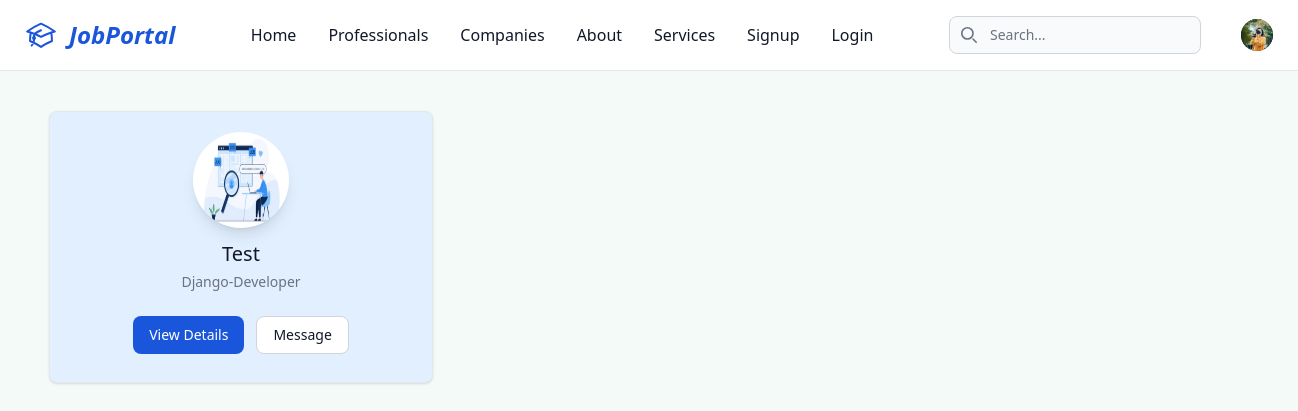
/professionals/, run on an earlier commit of the app's database.
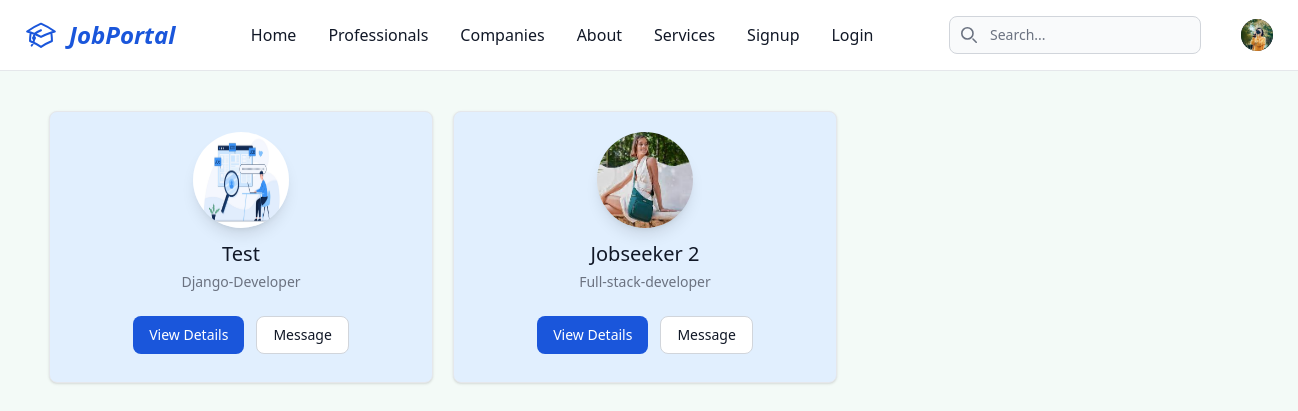
And on a later commit of the database.
### core/models.py (models this page shows, shortened)
class CustomUser(AbstractBaseUser, PermissionsMixin):
    id = models.UUIDField(primary_key=True, default=uuid.uuid4, unique=True, editable=False)
    email = models.EmailField(_('email address'), unique=True)
    avatar = models.ImageField(upload_to=user_avatar_upload_path, blank=True, null=True, verbose_name=_('Avatar'))
    is_active = models.BooleanField(_('active'), default=True)
    is_staff = models.BooleanField(_('staff status'), default=False)
    date_joined = models.DateTimeField(_('date joined'), auto_now_add=True)
    full_name = models.CharField(max_length=255, blank=True)
    updated_at = models.DateTimeField(auto_now=True)
    objects = CustomUserManager()
    USERNAME_FIELD = 'email'
    REQUIRED_FIELDS = []
    class Meta:
        db_table = 'User'
        verbose_name = _('User')
        verbose_name_plural = _('Users')

class JobSeeker(models.Model):
    id = models.UUIDField(primary_key=True, default=uuid.uuid4, unique=True, editable=False)
    user = models.OneToOneField(CustomUser, on_delete=models.CASCADE)
    cv = models.FileField(upload_to=user_cv_upload_path, blank=True, null=True, verbose_name=_('CV'))
    cover_photo = models.ImageField(upload_to=cover_photo_upload_path, blank=True, null=True)
    about = models.TextField(null=True)
    headline = models.CharField(max_length=100, null=True)
    skills = models.ManyToManyField(Skill)
    location = models.TextField(null=True)
    created_at = models.DateTimeField(auto_now_add=True)
    updated_at = models.DateTimeField(auto_now=True)
    class Meta:
        db_table = "JobSeeker"
        verbose_name = _('JobSeeker')
        verbose_name_plural = _('JobSeekers')

### core/views.py (the view)
# urls.py: path('professionals/', professionals, name='professionals'),
def professionals(request):
    users = CustomUser.objects.filter(jobseeker__isnull=False)
    return render(request, 'core/professionals.html', {'users': users})

### templates/core/professionals.html
{% extends "_base.html" %}
{% load static %}
{% load custom_filters %}
{% block content %}
    {% if users %}
        <div class="flex flex-wrap gap-5 p-10 w-screen h-[88vh]">
            {% for user in users %}
                <div class="w-full max-w-sm border border-gray-200 rounded-lg shadow dark:bg-gray-800 dark:border-gray-700 h-[17rem] bg-blue-100 hover:bg-white transition-all">
                    <div class="flex flex-col items-center pb-10 pt-5">
                        <img class="w-24 h-24 mb-3 rounded-full shadow-lg" src="{% if user.avatar %} {{ user.avatar.url }} {% else %} {% static 'image/job-seeker.jpeg' %} {% endif %} " alt="{{ user.full_name }} image"/>
                        <h5 class="mb-1 text-xl font-medium text-gray-900 dark:text-white">{{ user.full_name }}</h5>
                        <span class="text-sm text-gray-500 dark:text-gray-400">{% if user.jobseeker.headline %} {{ user.jobseeker.headline }} {% else %} Not-available-yet {% endif %}</span>
                        <div class="flex mt-4 md:mt-6">
                            <a href="{% url 'professional' user.id %}" class="inline-flex items-center px-4 py-2 text-sm font-medium text-center text-white bg-blue-700 rounded-lg hover:bg-blue-800 focus:ring-4 focus:outline-none focus:ring-blue-300 dark:bg-blue-600 dark:hover:bg-blue-700 dark:focus:ring-blue-800">View Details</a>
                            <a href="#" class="inline-flex items-center px-4 py-2 text-sm font-medium text-center text-gray-900 bg-white border border-gray-300 rounded-lg hover:bg-gray-100 focus:ring-4 focus:outline-none focus:ring-gray-200 dark:bg-gray-800 dark:text-white dark:border-gray-600 dark:hover:bg-gray-700 dark:hover:border-gray-700 dark:focus:ring-gray-700 ms-3">Message</a>
                        </div>
                    </div>
                </div>
            {% endfor %}
        </div>
    {% endif %}
{% endblock content %}

What changed in the data, as far as the page shows it:
added CustomUser: avatar (picture), full_name "Jobseeker 2", jobseeker.headline "Full-stack-developer"
